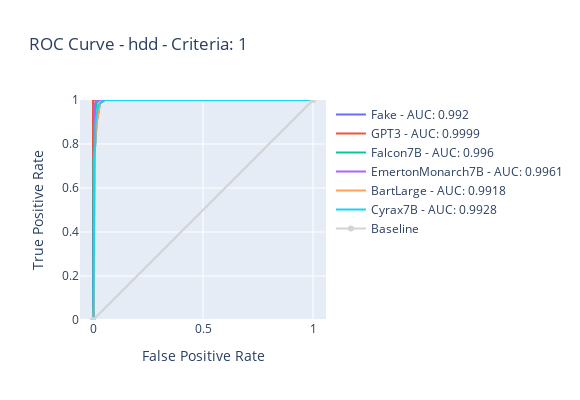
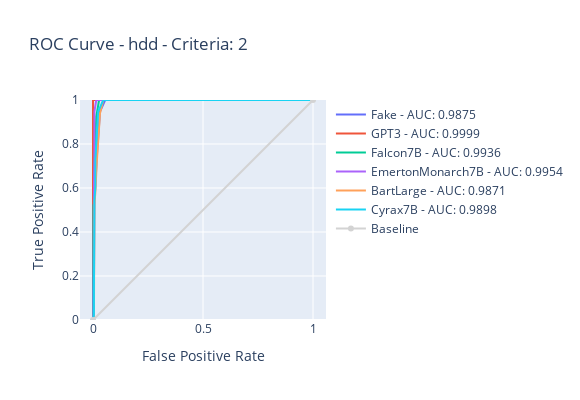

Notebook cell for these charts, in order:
### Code cell
dataset = "hdd"
generateROCForCriteria(dataset, 1, inference_providers )
generateROCForCriteria(dataset, 2, inference_providers )
